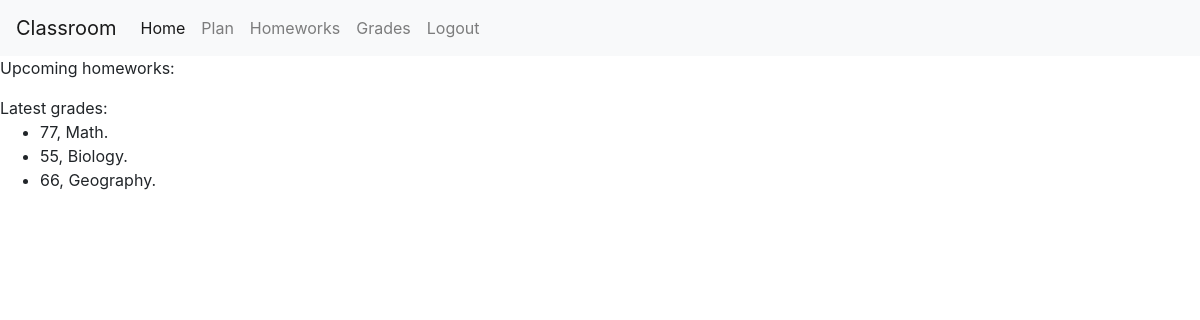
Before: / (signed in) with the older database file.
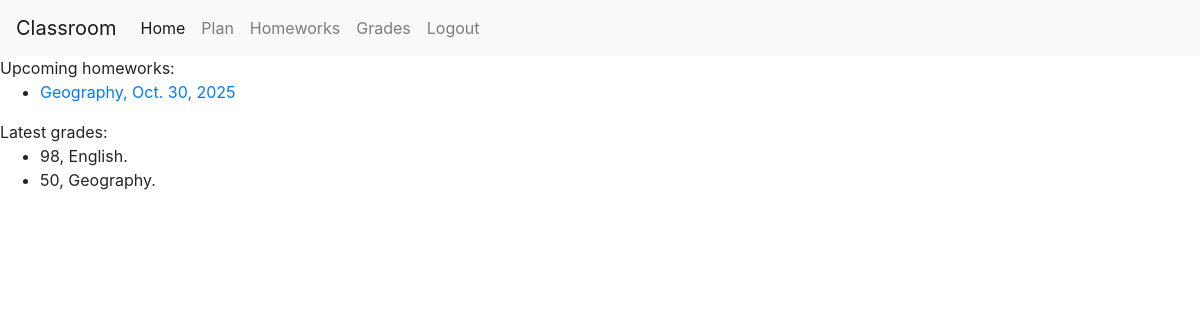
After: the same page with the newer database file.
### classroom/models.py (models this page shows)
class Grade(models.Model):
    submission = models.ForeignKey(homework_submission, on_delete=models.CASCADE, related_name="grade")
    grade = models.IntegerField()
    feedback = models.CharField(max_length=1000)
    teacher = models.ForeignKey(User, on_delete=models.CASCADE, related_name="students_grades")

class homework_submission(models.Model):
    homework = models.ForeignKey(Homework, on_delete=models.CASCADE, related_name="students_submissions")
    student = models.ForeignKey(User, on_delete=models.CASCADE, related_name="my_submissions")
    content = models.CharField(max_length=10000)

class Homework(models.Model):
    subject = models.CharField(max_length=300, choices=SUBJECT_CHOICES)
    content = models.CharField(max_length=10000)
    deadline = models.DateField()
    group = models.ForeignKey(Class, on_delete=models.CASCADE, related_name="homeworks")
    teacher = models.ForeignKey(User, on_delete=models.CASCADE, related_name="given_homeworks")

### classroom/views.py (the view)
# urls.py: path("", views.index, name="index"),
@login_required
def index(request):
    user=request.user
    permission=True
    grades = list()
    if user.type == "SU":
        group = user.group
        homeworks = group.homeworks.filter(deadline__gte=date.today()).order_by('deadline')
        submissions = user.my_submissions.all()
        i =0
        for submission in submissions:
            if i>=3:
                break
            if submission.grade.first():
                i+=1
                grades.append(submission.grade.first())
    else:
        permission=False
        homeworks = user.given_homeworks.all().filter(deadline__gte=date.today()).order_by('deadline')[:3]
    return render(request, "classroom/index.html", {
        "homeworks": homeworks,
        "grades": grades,
        "permission": permission
    })

### classroom/templates/classroom/index.html (shortened to what this page needs)
{% extends "classroom/layout.html" %}
{% load static %}
{%block body%}
    <div>
        <div>Upcoming homeworks:</div>
        <ul>
            {%for homework in homeworks%}
            <li><a href="{% url 'submission' homework.id %}">{{homework.get_subject_display}}, {{homework.deadline}}</a></li>
            {%endfor%}
        </ul>
    </div>
    {% if permission == True%}
    <div>
        <div>Latest grades:</div>
        <ul>
            {%for grade in grades %}
            <li>{{grade.grade}}, {{grade.submission.homework.get_subject_display}}.
            </li>
            {%endfor%}
        </ul>
    </div>
    {%endif%}
{%endblock%}

### classroom/templates/classroom/layout.html (shortened to what this page needs)
<!DOCTYPE html>
<html lang="en">
<head>
    {% load static %}
    <link rel="stylesheet" href="https://stackpath.bootstrapcdn.com/bootstrap/4.4.1/css/bootstrap.min.css">
    <link rel="stylesheet" href="{% static 'classroom/style.css'%}">
</head>
<body>
    <nav class="navbar navbar-expand-lg navbar-light bg-light">
        <a class="navbar-brand" href="#">Classroom</a>
        <div class="collapse navbar-collapse" id="navbarSupportedContent">
          <ul class="navbar-nav mr-auto">
            <li class="nav-item active">
              <a class="nav-link" href="{% url 'index' %}">Home <span class="sr-only">(current)</span></a>
            </li>
            <li class="nav-item">
              <a class="nav-link" href="{% url 'plan' %}">Plan</a>
            </li>
            <li class="nav-item">
              <a class="nav-link" href="{% url 'homework'%}">Homeworks</a>
            </li>
            <li class="nav-item">
              <a class="nav-link" href="{% url 'grade' %}">Grades</a>
            </li>
            <li class="nav-item">
              <a class="nav-link" href="{% url 'logout'%}">Logout</a>
            </li>
      </nav>
   <div class="body">
    {%block body%}{%endblock%}
   </div>
</body>
</html>

Changed rows visible on the page:
removed Grade: grade "77", submission.homework.subject "Math"
removed Grade: grade "55", submission.homework.subject "Biology"
removed Grade: grade "66", submission.homework.subject "Geography"
added Homework: subject "Geography", deadline "Oct. 30, 2025"
added Grade: grade "98", submission.homework.subject "English"
added Grade: grade "50", submission.homework.subject "Geography"
